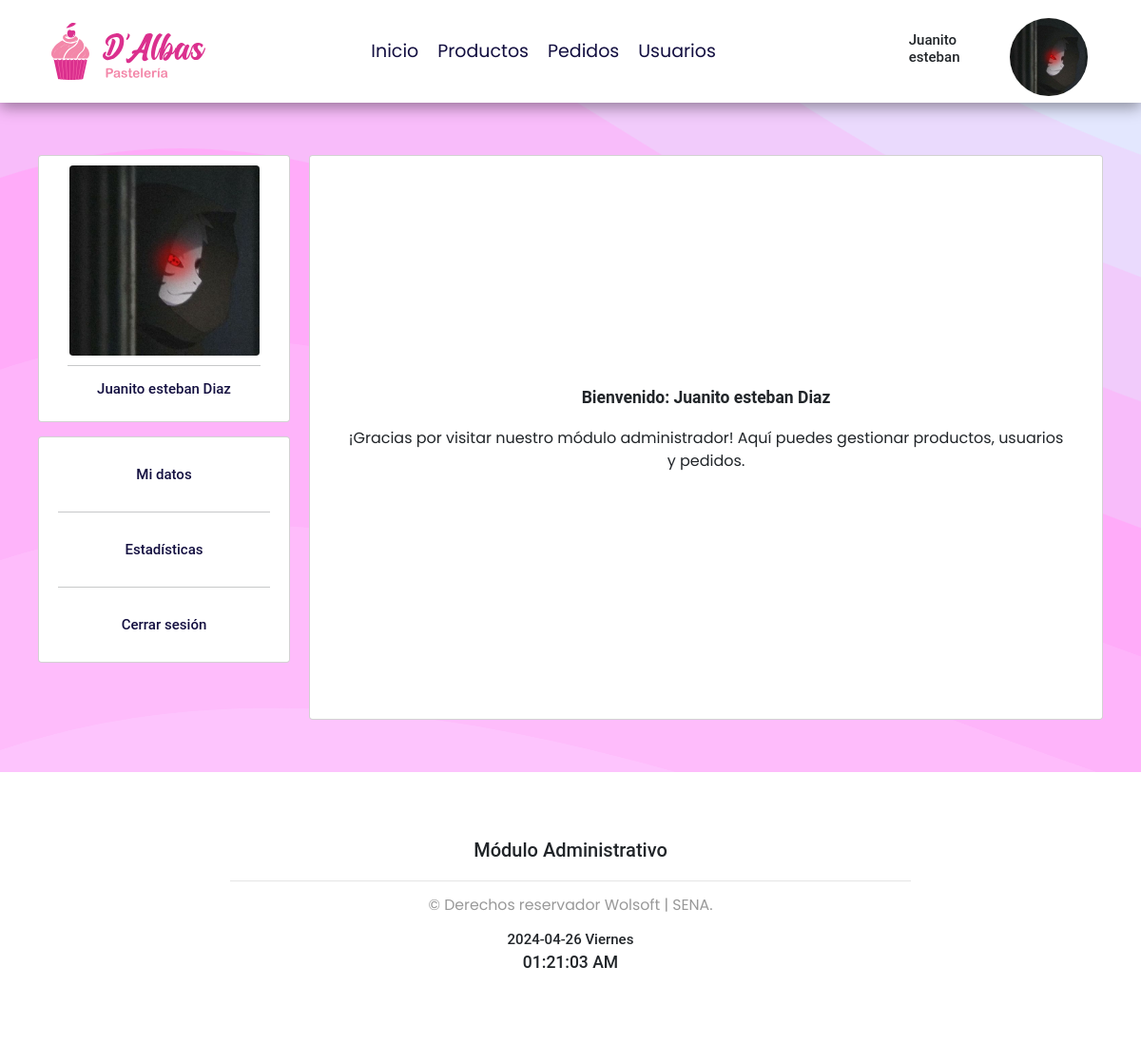
Screenshot of /vistaPerfilAdministrador/ (signed in) with the database file from the repository.
### app_DAlbas/models.py (models this page shows, shortened)
class User(AbstractUser):
    fotoUsuario = models.ImageField(upload_to=f"usuarios/",null=True,blank=True,db_comment="Foto del Usuario")
    tipoUsuario = models.CharField(max_length=15,choices=TIPO_USUARIOS,db_comment="Nombre del Tipo de usuario")
    estadoUsuario = models.CharField(max_length=10,choices=ESTADOS_USUARIOS,default='Activo',db_comment="Estado de los usuarios, deben estar activos para poder ingresar")
    fechaHoraCreacion  = models.DateTimeField(auto_now_add=True,db_comment="Fecha y hora del registro")
    fechaHoraActualizacion = models.DateTimeField(auto_now=True,db_comment="Fecha y hora última actualización")

### app_DAlbas/views.py (the view)
# urls.py: path('vistaPerfilAdministrador/',views.vistaPerfilAdministrador),
def vistaPerfilAdministrador(request):
    if request.user.is_authenticated:
        if request.user.groups.filter(name='Administrador').exists():
            user_id = request.user.id
            administrador = get_object_or_404(Administradores, pk=user_id)
            retorno = {"administrador": administrador}
            estados = ['Pendiente', 'En proceso', 'Entregado', 'Cancelado']
            cantidad_por_estado = [Pedidos.objects.filter(estadoPedido=estado).count() for estado in estados]
            plt.figure(figsize=(8, 6))
            plt.plot(estados, cantidad_por_estado, marker='o', color='#ff6961', linestyle='-')
            plt.xlabel('Estado del Pedido')
            plt.ylabel('Cantidad de Pedidos')
            plt.grid(axis='y', linestyle='--', alpha=0.7)
            rutaImagen = os.path.join(settings.MEDIA_ROOT, "grafica_pedidos.png")
            plt.savefig(rutaImagen)
            usuarios_administrativos = Administradores.objects.count()
            usuarios_clientes = Clientes.objects.count()
            tipos_de_usuarios = ['Administrativos', 'Clientes']
            cantidad_de_usuarios = [usuarios_administrativos, usuarios_clientes]
            colores = ['#f9d99a', '#95b8f6']
            plt.figure(figsize=(8, 6))
            plt.pie(cantidad_de_usuarios, labels=tipos_de_usuarios, colors=colores, autopct='%1.1f%%', startangle=140)
            plt.axis('equal')
            ruta_imagen2 = os.path.join(settings.MEDIA_ROOT, "grafica_usuarios.png")
            plt.savefig(ruta_imagen2)
            year = datetime.now().year
            month_data = Pedidos.objects.filter(fechaPedido__year=year).annotate(
                month=ExtractMonth('fechaPedido')
            ).values('month').annotate(count=Count('id')).order_by('month')
            months = [month['month'] for month in month_data]
            order_counts = [month['count'] for month in month_data]
            month_names = [calendar.month_name[month_num] for month_num in months]
            plt.figure(figsize=(10, 6))
            plt.plot(month_names, order_counts, marker='o', linestyle='-')
            plt.xlabel('Mes')
            plt.ylabel('Cantidad de Pedidos')
            plt.xticks(rotation=45)
            plt.grid(axis='y', linestyle='--', alpha=0.7)
            ax = plt.gca()
            ax.yaxis.set_major_locator(MaxNLocator(integer=True))
            ruta_imagen3 = os.path.join(settings.MEDIA_ROOT, "grafica_pedidos_mensuales.png")
            plt.savefig(ruta_imagen3)
            metodos_pago = ['Transferencia', 'Efectivo']
            cantidad_por_metodo = [Pedidos.objects.filter(metodoPago=metodo).count() for metodo in metodos_pago]
            colores = ['#b0f2c2', '#fcb7af']
            plt.figure(figsize=(8, 6))
            plt.bar(metodos_pago, cantidad_por_metodo, color=colores)
            plt.xlabel('Método de Pago')
            plt.ylabel('Cantidad de Pedidos')
            plt.grid(axis='y', linestyle='--', alpha=0.7)
            ruta_imagen4 = os.path.join(settings.MEDIA_ROOT, "grafica_metodos_pago.png")
            plt.savefig(ruta_imagen4)
            comentarios = Comentarios.objects.filter(puntajeComentario__gte=0).values('puntajeComentario')
            calificaciones_comentarios = [comentario['puntajeComentario'] for comentario in comentarios]
            plt.figure(figsize=(8, 6))
            plt.hist(calificaciones_comentarios, bins=np.arange(1, 7) - 0.5, rwidth=0.8, alpha=0.7, color='#fdcae1')
            plt.xlabel('Calificación')
            plt.ylabel('Número de Comentarios')
            plt.xticks(range(6))
            plt.grid(axis='y', linestyle='--', alpha=0.7)
            ruta_imagen5 = os.path.join(settings.MEDIA_ROOT, "grafica_calificaciones_comentarios.png")
            plt.savefig(ruta_imagen5)
            atexit.register(plt.close)
            return render(request, "administrador/perfilAdmin.html", retorno)
        else:
            retorno = {"mensaje": "No tienes permiso para ingresar a esta vista"}
    else:
        retorno = {"mensaje": "Debe ingresar con sus credenciales"}
    return render(request, "login.html", retorno)

### app_DAlbas/Carrito.py (called while the page is built)
    def obtener_cantidad_total(self):
        total_cantidad = 0
        for producto_id, item in self.carrito.items():
            total_cantidad += item['cantidad']
        return total_cantidad

### app_DAlbas/context_processor.py (called while the page is built, shortened)
def totalCarrito(request):
    total = 0
    return {"total_carrito": total}

def cantidad_productos_carrito(request):
    carrito = Carrito(request)
    cantidad_productos = carrito.obtener_cantidad_total()
    return {'cantidad_productos_carrito': cantidad_productos}

### app_DAlbas/templates/administrador/perfilAdmin.html (shortened to what this page needs)
{% extends "index.html" %}
{% block encabezado %}
{% include "administrador/encabezado.html" %}
{% endblock %}
{% block contenido %}
{% load static %}
{% load static %}
<div class="container-fluid perfilUser p-5">
    <div class="row p-4">
        <div class="col-3 p-3">
            <div class="card p-3 text-center">
                <div class="text-center">
                    <img src="../media/{{ user.fotoUsuario }}" class="rounded mx-auto d-block img-fluid" alt="..." id="imagenUsuario" style="border-radius: 50%;">
                </div>
                <div class="col-10 mx-auto mb-3">
                    <hr class="mb-4">
                    <h4 style="color: var(--black);">{{ administrador.first_name }} {{ administrador.last_name }}</h4>
                </div>
            </div>
            <div class="card p-3 text-center mt-4">
                <nav class="p-3 menu-user">
                    <div class="col-10 mx-auto mt-3 mb-5 nav-item">
                        <a href="javascript:void(0);" class="h5 nav-user" style="color: var(--black);" onclick="mostrarDatos();">Mi datos</a>
                    </div>
                    <hr>
                    <div class="col-10 mx-auto mt-5 mb-5 nav-item">
                        <a href="javascript:void(0);" class="h5 nav-user" style="color: var(--black);" onclick="mostrarPedidos()">Estadísticas</a>
                    </div>
                    <hr>
                    <div class="col-10 mx-auto mt-5 mb-3 nav-item">
                        <a href="/cerrarSesion/" id="cerrarSesion" class="h5 nav-user" style="color: var(--black);">Cerrar sesión</a>
                    </div>
                </nav>
            </div>
        </div>
        <div class="col-9 p-3">
            <div class="card text-center py-5 px-5" style="height: auto;">
                <div class="card-body py-5" id="vistaInicial" style="height: auto;">
                    <div class="d-flex flex-column justify-content-center align-items-center" style="height: 59vh;">
                        <h3 class="card-title text-center fw-bold">Bienvenido: {{ user.first_name }} {{ user.last_name }}</h3>
                        <br>
                        <div style="width: 100%; height: auto;">
                            <p class="card-text">
                                ¡Gracias por visitar nuestro módulo administrador! Aquí puedes gestionar productos, usuarios y pedidos.
                            </p>
                        </div>
                        <br>
                    </div>
                </div>
            </div>
        </div>
    </div>
</div>
{% endblock %}
{% block footer %}
{% include "administrador/footer.html" %}
{% endblock %}

### app_DAlbas/templates/administrador/encabezado.html (shortened to what this page needs)
{% load static %}
<a href="/inicioAdministrador/" class="logo">
  <img src="{%static '../static/images/Logo.svg' %}" alt="" style="width: 70%; padding: 8%"/>
</a>
<nav class="navbar" id="menu" style="display: flex; justify-content: center; align-self: center; margin-right: 15rem;">
  <a href="/inicioAdministrador/">Inicio</a>
  <a href="/listarProductos/">Productos</a>
  <a href="/vistaListaPedidosAdministrador/">Pedidos</a>
  <a href="/vistaListaUsuarios/">Usuarios</a>
</nav>
<div class="row">
  <div class="col my-auto">
    <h4>
      {{user.first_name}}
    </h4>
  </div>
  <div class="col" id="cart-btn" type="button" data-bs-toggle="offcanvas" data-bs-target="#offcanvasRight" aria-controls="offcanvasRight" style="height: 9em; width: 9em;">
    <img src="/media/{{ user.fotoUsuario }}" alt="Foto del administrador" class="mx-auto mt-3" style="width: 90%; border-radius: 50%;">
  </div>
</div>

### app_DAlbas/static/css/style.css (style rules this page uses)
:root { --orange: #F26699; --black: #130f40; --light-color: #762b6c; --with: #F2F2F2; --pink-pastel: #F285AD; --pink: #D9145C; --box-shadow: 0 .5rem 1.5rem rgba(0, 0, 0, 0.384); --border: .2rem solid rgba(0, 0, 0, .1); --outline: .1rem solid rgba(0, 0, 0, .1); --outline-hover: .2rem solid var(--light-color); }
* { font-family: 'Poppins', sans-serif; margin: 0; padding: 0; box-sizing: border-box; outline: none; border: none; text-decoration: none; transition: all .2s linear; }
html { font-size: 62.5%; overflow-x: hidden; scroll-behavior: smooth; scroll-padding-top: 7rem; }
body { background-color: #FCD3FF; background-attachment: fixed; background-size: cover; }
.header .logo { font-size: 2.5rem; font-weight: bolder; color: var(--black); text-decoration: none !important; text-align: start !important; justify-self: start !important; }
.header .navbar a { font-size: 1.9rem; margin: 1rem; color: var(--black); }
.card .card-text { font-size: 1.6rem; }
nav#menu a { text-decoration: none !important; }
.container-fluid { text-align: center; }
#imagenUsuario { background-size: cover; width: 200px; height: 200px; }
.align-items-center { align-items: center !important; }
.d-flex { display: flex !important; }
.row { display: flex; flex-wrap: wrap; margin-right: -15px; margin-left: -15px; }
h5, .h5, .cart_totals h2, .woocommerce-billing-fields h3, .woocommerce-additional-fields h3, .woocommerce-shipping-fields h3, #order_review_heading, #yith-wcwl-form .wishlist-title h2, .woocommerce legend { font-size: 1.5rem; }
a { color: #007bff; text-decoration: none; background-color: transparent; }
a { -webkit-transition: .3s all ease; -o-transition: .3s all ease; transition: .3s all ease; }
a, a:hover { text-decoration: none !important; }
h1, h2, h3, h4, h5, h6, .h1, .h2, .h3, .h4, .h5, .h6 { font-family: "Roboto", -apple-system, BlinkMacSystemFont, "Segoe UI", Roboto, "Helvetica Neue", Arial, "Noto Sans", sans-serif, "Apple Color Emoji", "Segoe UI Emoji", "Segoe UI Symbol", "Noto Color Emoji"; }
.logo img { width: 70px; }

### rows the page displays
User: first_name "Juanito esteban", fotoUsuario (picture), last_name "Diaz"
